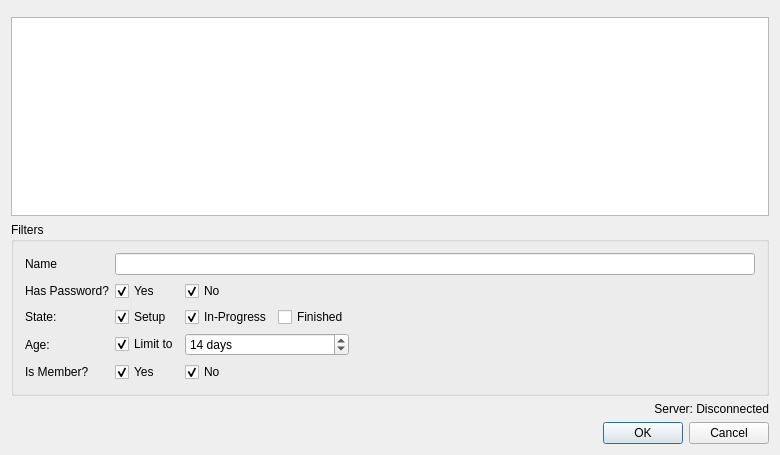
<?xml version="1.0" encoding="UTF-8"?>
<ui version="4.0">
 <class>MultiplayerSessionBrowserDialog</class>
 <widget class="QDialog" name="MultiplayerSessionBrowserDialog">
  <property name="geometry">
   <rect>
    <x>0</x>
    <y>0</y>
    <width>780</width>
    <height>455</height>
   </rect>
  </property>
  <property name="windowTitle">
   <string>Session Browser</string>
  </property>
  <layout class="QVBoxLayout" name="verticalLayout">
   <item>
    <widget class="QMenuBar" name="menu_bar"/>
   </item>
   <item>
    <widget class="QTableView" name="table_widget">
     <property name="editTriggers">
      <set>QAbstractItemView::NoEditTriggers</set>
     </property>
     <property name="tabKeyNavigation">
      <bool>false</bool>
     </property>
     <property name="selectionMode">
      <enum>QAbstractItemView::SingleSelection</enum>
     </property>
     <property name="selectionBehavior">
      <enum>QAbstractItemView::SelectRows</enum>
     </property>
     <property name="sortingEnabled">
      <bool>true</bool>
     </property>
     <attribute name="verticalHeaderDefaultSectionSize">
      <number>24</number>
     </attribute>
    </widget>
   </item>
   <item>
    <widget class="QGroupBox" name="filter_group">
     <property name="title">
      <string>Filters</string>
     </property>
     <layout class="QGridLayout" name="gridLayout">
      <item row="2" column="2">
       <widget class="QCheckBox" name="has_password_no_check">
        <property name="text">
         <string>No</string>
        </property>
        <property name="checked">
         <bool>true</bool>
        </property>
       </widget>
      </item>
      <item row="3" column="1">
       <widget class="QCheckBox" name="state_setup_check">
        <property name="text">
         <string>Setup</string>
        </property>
        <property name="checked">
         <bool>true</bool>
        </property>
       </widget>
      </item>
      <item row="4" column="2" colspan="2">
       <widget class="QSpinBox" name="filter_age_spin">
        <property name="suffix">
         <string> days</string>
        </property>
        <property name="maximum">
         <number>365</number>
        </property>
        <property name="value">
         <number>14</number>
        </property>
       </widget>
      </item>
      <item row="3" column="2">
       <widget class="QCheckBox" name="state_inprogress_check">
        <property name="text">
         <string>In-Progress</string>
        </property>
        <property name="checked">
         <bool>true</bool>
        </property>
       </widget>
      </item>
      <item row="2" column="4">
       <spacer name="horizontalSpacer">
        <property name="orientation">
         <enum>Qt::Horizontal</enum>
        </property>
        <property name="sizeHint" stdset="0">
         <size>
          <width>40</width>
          <height>20</height>
         </size>
        </property>
       </spacer>
      </item>
      <item row="0" column="1" colspan="4">
       <widget class="QLineEdit" name="filter_name_edit"/>
      </item>
      <item row="3" column="0">
       <widget class="QLabel" name="state_filter_label">
        <property name="text">
         <string>State:</string>
        </property>
       </widget>
      </item>
      <item row="4" column="0">
       <widget class="QLabel" name="filter_age_label">
        <property name="text">
         <string>Age:</string>
        </property>
       </widget>
      </item>
      <item row="2" column="0">
       <widget class="QLabel" name="has_password_label">
        <property name="text">
         <string>Has Password?</string>
        </property>
       </widget>
      </item>
      <item row="0" column="0">
       <widget class="QLabel" name="filter_name_label">
        <property name="sizePolicy">
         <sizepolicy hsizetype="Minimum" vsizetype="Preferred">
          <horstretch>0</horstretch>
          <verstretch>0</verstretch>
         </sizepolicy>
        </property>
        <property name="text">
         <string>Name</string>
        </property>
       </widget>
      </item>
      <item row="4" column="1">
       <widget class="QCheckBox" name="filter_age_check">
        <property name="text">
         <string>Limit to</string>
        </property>
        <property name="checked">
         <bool>true</bool>
        </property>
       </widget>
      </item>
      <item row="2" column="1">
       <widget class="QCheckBox" name="has_password_yes_check">
        <property name="text">
         <string>Yes</string>
        </property>
        <property name="checked">
         <bool>true</bool>
        </property>
       </widget>
      </item>
      <item row="3" column="3">
       <widget class="QCheckBox" name="state_finished_check">
        <property name="text">
         <string>Finished</string>
        </property>
       </widget>
      </item>
      <item row="5" column="0">
       <widget class="QLabel" name="is_member_label">
        <property name="text">
         <string>Is Member?</string>
        </property>
       </widget>
      </item>
      <item row="5" column="1">
       <widget class="QCheckBox" name="is_member_yes_check">
        <property name="text">
         <string>Yes</string>
        </property>
        <property name="checked">
         <bool>true</bool>
        </property>
       </widget>
      </item>
      <item row="5" column="2">
       <widget class="QCheckBox" name="is_member_no_check">
        <property name="text">
         <string>No</string>
        </property>
        <property name="checked">
         <bool>true</bool>
        </property>
       </widget>
      </item>
     </layout>
    </widget>
   </item>
   <item>
    <layout class="QHBoxLayout" name="label_layout">
     <item>
      <widget class="QLabel" name="status_label">
       <property name="text">
        <string/>
       </property>
       <property name="wordWrap">
        <bool>true</bool>
       </property>
      </widget>
     </item>
     <item>
      <widget class="QLabel" name="server_connection_label">
       <property name="text">
        <string>Server: Disconnected</string>
       </property>
       <property name="alignment">
        <set>Qt::AlignRight|Qt::AlignTrailing|Qt::AlignVCenter</set>
       </property>
      </widget>
     </item>
    </layout>
   </item>
   <item>
    <widget class="QDialogButtonBox" name="button_box">
     <property name="minimumSize">
      <size>
       <width>500</width>
       <height>0</height>
      </size>
     </property>
     <property name="standardButtons">
      <set>QDialogButtonBox::Cancel|QDialogButtonBox::Ok</set>
     </property>
    </widget>
   </item>
  </layout>
 </widget>
 <layoutdefault spacing="6" margin="11"/>
 <resources/>
 <connections/>
</ui>
